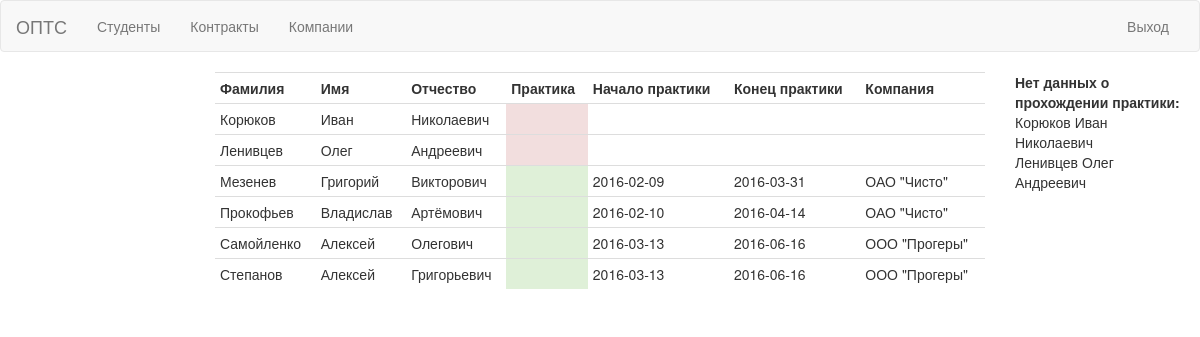
/index.php?page=DefaultController/students (signed in), run on the app's committed database.
### tables this page shows
CREATE TABLE `students` (
  `id` int(10) unsigned NOT NULL AUTO_INCREMENT,
  `last_name` varchar(50) NOT NULL,
  `first_name` varchar(50) NOT NULL,
  `patronymic` varchar(50) NOT NULL,
  PRIMARY KEY (`id`)
);

CREATE TABLE `applications` (
  `id` int(11) unsigned NOT NULL AUTO_INCREMENT,
  `contract_id` int(11) unsigned NOT NULL,
  `practice_id` int(11) unsigned NOT NULL,
  `start_date` date NOT NULL,
  `end_date` date NOT NULL,
  PRIMARY KEY (`id`),
  KEY `contract_id` (`contract_id`),
  KEY `practice_id` (`practice_id`),
  CONSTRAINT `applications_ibfk_1` FOREIGN KEY (`contract_id`) REFERENCES `contracts` (`id`),
  CONSTRAINT `applications_ibfk_2` FOREIGN KEY (`practice_id`) REFERENCES `practice_types` (`id`)
);

CREATE TABLE `companies` (
  `id` int(10) unsigned NOT NULL AUTO_INCREMENT,
  `name` varchar(50) NOT NULL,
  `address` varchar(120) NOT NULL,
  `telephone_number` varchar(20) NOT NULL,
  PRIMARY KEY (`id`)
);

### pages/DefaultController.php (called while the page is built, shortened)
<?php
class DefaultController extends \AbstractPage
{
    public function studentsAction()
    {
        $data = $this->getAll();
        $this->render('views/default/students.php', $data);
    }
    protected function getAll()
    {
        $result['all'] = \Post::get();
        $result['contracts'] = \Post::get('contracts');
        $result['companies'] = \Post::get('companies');
        $result['types'] = \Post::get('types');
        return $result;
    }
}

### index.php (called while the page is built, shortened)
<?php
$route = isset($_GET['page'])?explode('/',$_GET['page']):['DefaultController','login'];
list($class_name,$method_name) = $route;
$page = new $full_class_name();
try{
    $page->run($method_name);
}catch(Exception $e){
    $err_page = new ErrorPage($e);
    $err_page->run();
}

### model/Post.php (called while the page is built, shortened)
<?php
class Post
{
    public static function get($result = "all")
    {
        $sql = Config::get()->db;
        switch ($result) {
            default:
                $data = $sql->query("
            SELECT students.id st_id,
            	students.first_name st_f_name,
            	students.last_name st_l_name,
            	students.patronymic st_patro,
            	applications.id app_id,
            	applications.start_date app_start,
                applications.end_date app_end,
            	contracts.id contr_id,
            	contracts.text contr_text,
            	contracts.formation_date contr_date,
            	companies.name company_name
            FROM students
                LEFT JOIN student_app_link ON(student_app_link.student_id = students.id)
                LEFT JOIN applications ON(student_app_link.app_id = applications.id)
                LEFT JOIN contracts ON(contracts.id = applications.contract_id)
                LEFT JOIN companies ON(companies.id = contracts.company_id)
            ORDER BY students.last_name ASC, students.first_name ASC
                  ");
                while ($row = $data->fetch_array()) {
                    $all[] = $row;
                }
                return $all;
                break;
            case "contracts":
                $data = $sql->query("SELECT * FROM contracts");
                while ($row = $data->fetch_assoc()) {
                    $contracts[] = $row;
                }
                return $contracts;
            case "companies":
                $data = $sql->query("SELECT * FROM companies");
                while ($row = $data->fetch_assoc()) {
                    $companies[] = $row;
                }
                return $companies;
            case 'types':
                $data = $sql->query("SELECT * FROM practice_types");
                while ($row = $data->fetch_assoc()) {
                    $types[] = $row;
                }
                return $types;
        }
    }
}

### views/default/students.php (the view)
<div class="col-sm-8">
    <table class="table table-hover table-condensed">
        <tr>
            <th>Фамилия</th>
            <th>Имя</th>
            <th>Отчество</th>
            <th>Практика</th>
            <th>Начало практики</th>
            <th>Конец практики</th>
            <th>Компания</th>
        </tr>
        <? foreach ($page_data['all'] as $student): ?>
            <tr>
                <td><?= $student['st_l_name'] ?></td>
                <td><?= $student['st_f_name'] ?></td>
                <td><?= $student['st_patro'] ?></td>
                <?php if ($student['app_id']): ?>
                    <td class="success"></td>
                <?php else: ?>
                    <td class="danger"></td>
                <?php endif ?>
                <td><?= $student['app_start'] ?></td>
                <td><?= $student['app_end'] ?></td>
                <td><?= $student['company_name'] ?></td>
            </tr>
        <? endforeach; ?>
    </table>
</div>
<div class="col-sm-2">
    <b>Нет данных о прохождении практики:</b><br>
    <? foreach ($page_data['all'] as $student): ?>
        <?php if (!$student['app_id']): ?>
            <?=$student['st_l_name'] . " " . $student['st_f_name'] . " " . $student['st_patro'] . "<br>"?>
        <?php endif ?>
    <? endforeach; ?>
</div>

### data on the page
students: last_name "Корюков", first_name "Иван", patronymic "Николаевич"
students: last_name "Ленивцев", first_name "Олег", patronymic "Андреевич"
students: last_name "Мезенев", first_name "Григорий", patronymic "Викторович", applications.start_date "2016-02-09", applications.end_date "2016-03-31", companies.name "ОАО \"Чисто\""
students: last_name "Прокофьев", first_name "Владислав", patronymic "Артёмович", applications.start_date "2016-02-10", applications.end_date "2016-04-14", companies.name "ОАО \"Чисто\""
students: last_name "Самойленко", first_name "Алексей", patronymic "Олегович", applications.start_date "2016-03-13", applications.end_date "2016-06-16", companies.name "ООО \"Прогеры\""
students: last_name "Степанов", first_name "Алексей", patronymic "Григорьевич", applications.start_date "2016-03-13", applications.end_date "2016-06-16", companies.name "ООО \"Прогеры\""
